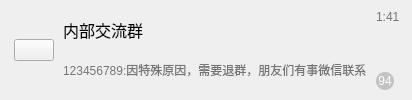
             <widget class="QWidget" name="widget_18" native="true">
              <property name="styleSheet">
               <string notr="true">QWidget#widget_18{
	max-height:60px;
	min-height:60px;
}
QWidget#widget_18:hover{
	background-color: rgb(242, 242, 242);
}</string>
              </property>
              <layout class="QHBoxLayout" name="horizontalLayout_17" stretch="0,1,0">
               <property name="spacing">
                <number>9</number>
               </property>
               <property name="leftMargin">
                <number>14</number>
               </property>
               <property name="topMargin">
                <number>10</number>
               </property>
               <property name="rightMargin">
                <number>12</number>
               </property>
               <property name="bottomMargin">
                <number>10</number>
               </property>
               <item>
                <widget class="QPushButton" name="pushButton_45">
                 <property name="styleSheet">
                  <string notr="true"/>
                 </property>
                 <property name="text">
                  <string/>
                 </property>
                 <property name="icon">
                  <iconset resource="resource/resources.qrc">
                   <normaloff>:/image/image/1683389931810.png</normaloff>:/image/image/1683389931810.png</iconset>
                 </property>
                 <property name="iconSize">
                  <size>
                   <width>40</width>
                   <height>40</height>
                  </size>
                 </property>
                </widget>
               </item>
               <item>
                <layout class="QVBoxLayout" name="verticalLayout_24">
                 <property name="spacing">
                  <number>0</number>
                 </property>
                 <property name="sizeConstraint">
                  <enum>QLayout::SetDefaultConstraint</enum>
                 </property>
                 <property name="leftMargin">
                  <number>0</number>
                 </property>
                 <property name="rightMargin">
                  <number>0</number>
                 </property>
                 <item>
                  <widget class="QLabel" name="label_44">
                   <property name="styleSheet">
                    <string notr="true">QLabel{
	font-size:16px;
}</string>
                   </property>
                   <property name="text">
                    <string>内部交流群</string>
                   </property>
                  </widget>
                 </item>
                 <item>
                  <widget class="QLabel" name="label_45">
                   <property name="styleSheet">
                    <string notr="true">QLabel{
	color: rgb(117, 117, 117);
}</string>
                   </property>
                   <property name="text">
                    <string>123456789:因特殊原因，需要退群，朋友们有事微信联系</string>
                   </property>
                  </widget>
                 </item>
                </layout>
               </item>
               <item>
                <layout class="QVBoxLayout" name="verticalLayout_25">
                 <item alignment="Qt::AlignTop">
                  <widget class="QLabel" name="label_46">
                   <property name="styleSheet">
                    <string notr="true">QLabel{
	color: rgb(117, 117, 117);
}</string>
                   </property>
                   <property name="text">
                    <string>1:41</string>
                   </property>
                  </widget>
                 </item>
                 <item>
                  <widget class="QLabel" name="label_52">
                   <property name="sizePolicy">
                    <sizepolicy hsizetype="Fixed" vsizetype="Preferred">
                     <horstretch>0</horstretch>
                     <verstretch>0</verstretch>
                    </sizepolicy>
                   </property>
                   <property name="styleSheet">
                    <string notr="true">QLabel{
	background-color: rgb(194, 193, 195);
	color: rgb(255, 255, 255);
	max-height:18px;
	min-height:18px;
	min-width:16px;
	border-radius:9px;
	padding:0 1 0 1;
}</string>
                   </property>
                   <property name="text">
                    <string>94</string>
                   </property>
                   <property name="alignment">
                    <set>Qt::AlignCenter</set>
                   </property>
                  </widget>
                 </item>
                </layout>
               </item>
              </layout>
             </widget>
